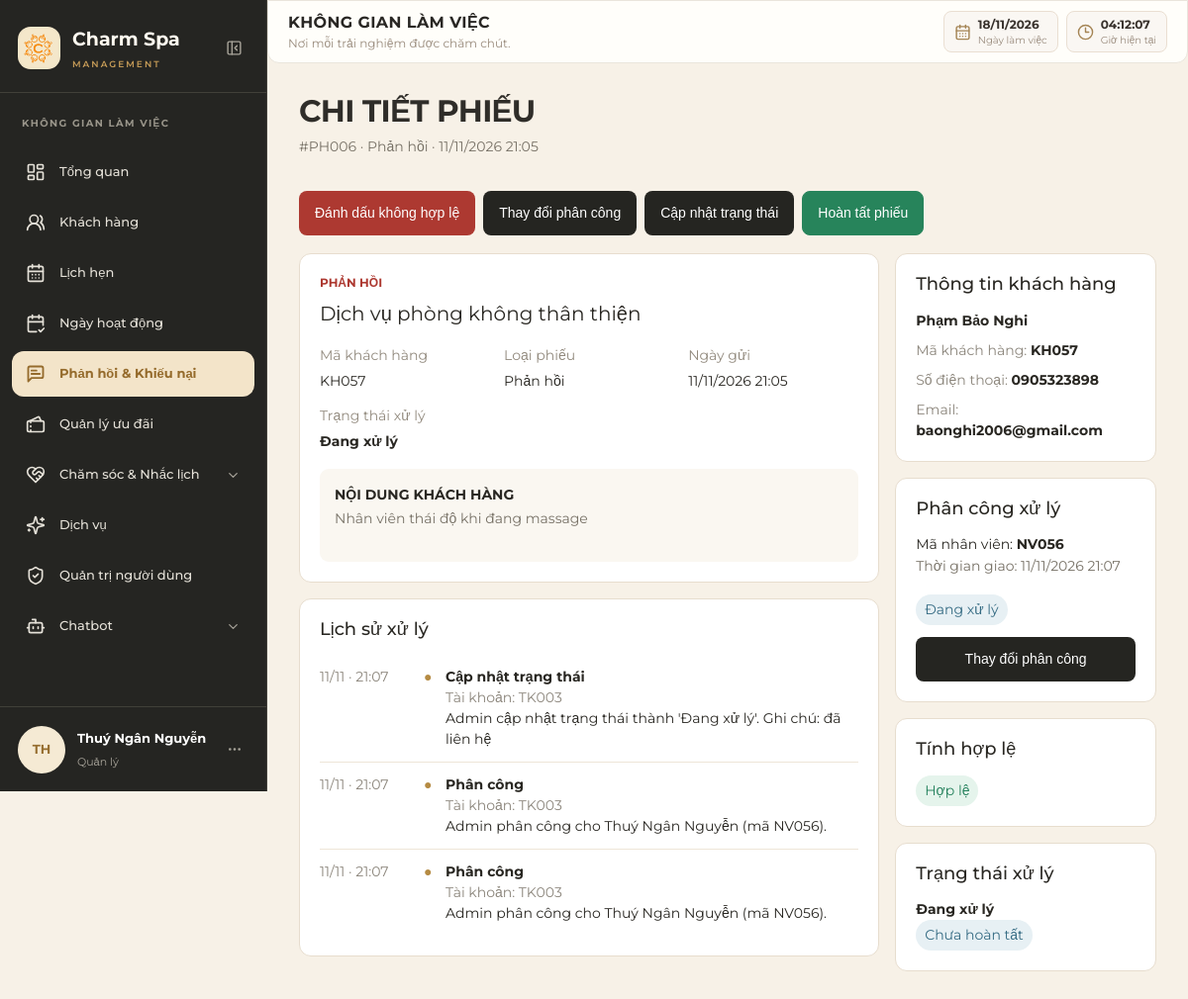
The page /feedback/admin-ui/PH006/ (signed in) on the database as committed earlier.
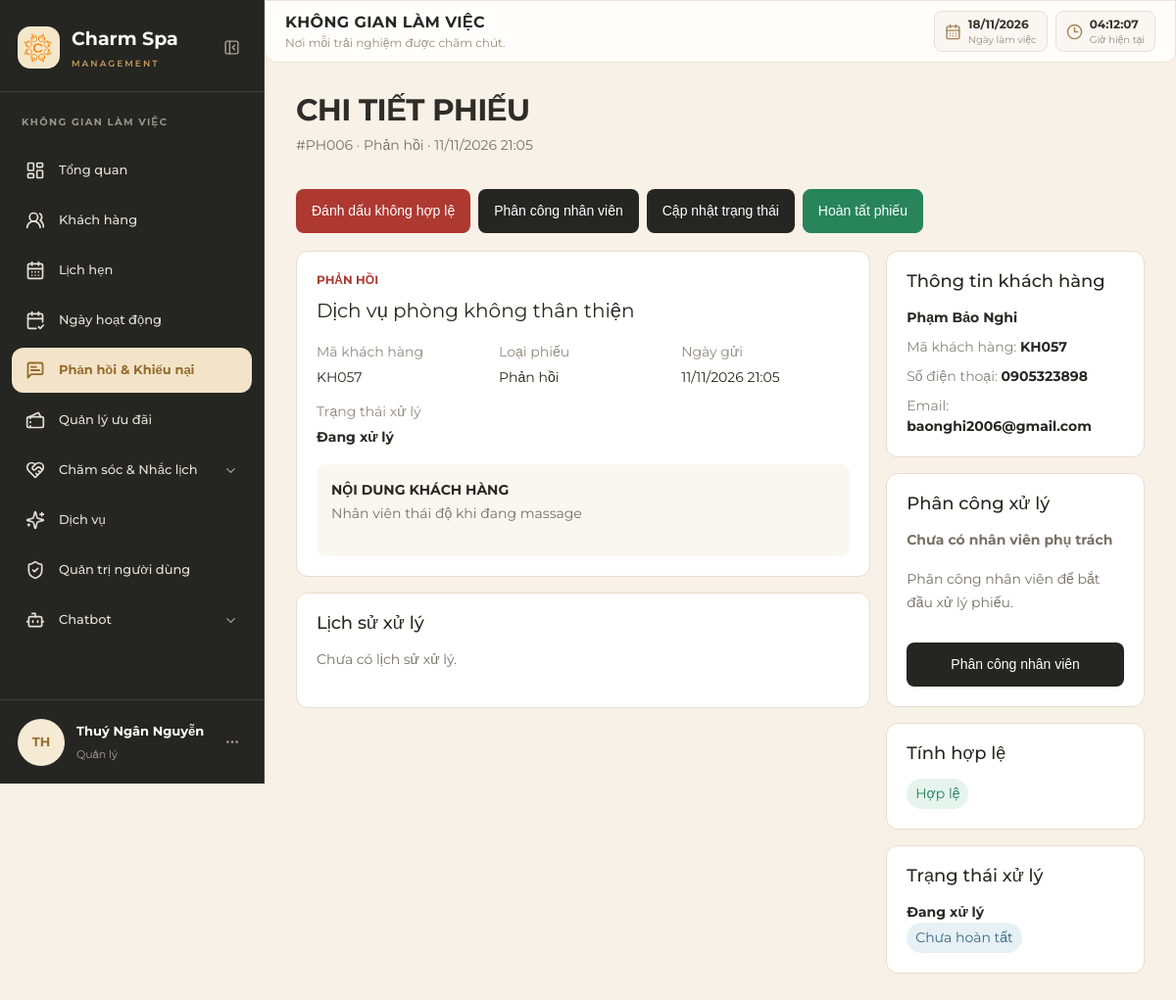
The same page on the database as committed later.
### feedback/models.py (models this page shows, shortened)
class LichSuXuLy(models.Model):
    LOAI_THAO_TAC_CHOICES = [('Phân công', 'Phân công'), ('Cập nhật trạng thái', 'Cập nhật trạng thái'), ('Cập nhật xử lý', 'Cập nhật xử lý'), ('Đánh dấu không hợp lệ', 'Đánh dấu không hợp lệ'), ('Hoàn tất xử lý', 'Hoàn tất xử lý')]
    ma_ls = models.CharField(max_length=20, primary_key=True, verbose_name="Mã lịch sử xử lý")
    ma_ph = models.ForeignKey(PhanHoiKhieuNai, on_delete=models.CASCADE, related_name='lich_su_xu_ly', verbose_name="Phiếu phản hồi")
    ma_nguoi_thuc_hien = models.ForeignKey(TaiKhoan, on_delete=models.PROTECT, related_name='lich_su_da_thuc_hien', verbose_name="Người thực hiện")
    loai_thao_tac = models.CharField(max_length=50, choices=LOAI_THAO_TAC_CHOICES, verbose_name="Loại thao tác")
    noi_dung = models.TextField(null=True, blank=True, verbose_name="Chi tiết thao tác")
    ngay_thuc_hien = models.DateTimeField(auto_now_add=True, verbose_name="Thời gian")
    noi_dung_khach_hang = models.TextField( null=True, blank=True, verbose_name="Nội dung hiển thị cho khách hàng" )
    class Meta:
        db_table = 'LICH_SU_XU_LY'
        ordering = ['ngay_thuc_hien']

class PhanCongXuLy(models.Model):
    ma_pc = models.CharField(max_length=20, primary_key=True, verbose_name="Mã phân công")
    ma_ph = models.ForeignKey(PhanHoiKhieuNai, on_delete=models.CASCADE, related_name='phan_cong', verbose_name="Phiếu phản hồi")
    ma_nv = models.ForeignKey(NhanVien, on_delete=models.PROTECT, related_name='phan_cong_xu_ly', verbose_name="Nhân viên xử lý")
    ma_nguoi_phan_cong = models.ForeignKey(TaiKhoan, on_delete=models.PROTECT, related_name='phan_cong_da_thuc_hien', verbose_name="Quản trị viên phân công")
    thoi_gian_pc = models.DateTimeField(auto_now_add=True, verbose_name="Thời gian phân công")
    thoi_gian_ket_thuc = models.DateTimeField(null=True, blank=True, verbose_name="Thời gian kết thúc phụ trách")
    class Meta:
        db_table = 'PHAN_CONG_XU_LY'

### feedback/ui_views.py (the view, shortened to what this page needs)
@user_passes_test(_quan_ly_dang_hoat_dong, login_url="dang_nhap")
def admin_feedback_detail(request, feedback_id):
    ph = get_object_or_404(
        PhanHoiKhieuNai.objects.select_related(
            "ma_kh__ma_tk__user"
        ),
        ma_ph=feedback_id
    )
    lich_su = LichSuXuLy.objects.filter(
        ma_ph=ph
    ).select_related(
        "ma_nguoi_thuc_hien"
    ).order_by("ngay_thuc_hien")
    lich_su_moi_nhat = LichSuXuLy.objects.filter(
        ma_ph=ph
    ).order_by("-ngay_thuc_hien").first()
    tep_dinh_kem = TepDinhKem.objects.filter(
        ma_ph=ph
    )
    phan_cong = PhanCongXuLy.objects.filter(
        ma_ph=ph
    ).select_related(
        "ma_nv"
    ).order_by(
        "-thoi_gian_pc"
    ).first()
    danh_sach_nhan_vien = NhanVien.objects.filter(
        ma_tk__vai_tro=ROLE_STAFF,
        ma_tk__user__is_active=True
    ).select_related(
        "ma_tk__user"
    ).order_by("ho_ten")
    context = _layout_context(request, True)
    context.update({
        "ph": ph,
        "feedback_id": ph.ma_ph,
        "customer": ph.ma_kh,
        "lich_su": lich_su,
        "tep_dinh_kem": tep_dinh_kem,
        "phan_cong": phan_cong,
        "danh_sach_nhan_vien": danh_sach_nhan_vien,
        "nhan_vien_list": danh_sach_nhan_vien,
        "ly_do_khong_hop_le_choices":
            PhanHoiKhieuNai.LY_DO_KHONG_HOP_LE_CHOICES,
    })
    return render(
        request,
        "feedback/feedback_admin_detail.html",
        context
    )

### accounts/models.py (called while the page is built)
def normalize_role(value):
    value = (value or "").strip()
    return value if value in dict(ROLE_CHOICES) else None

def get_user_role(user):
    if user is None or not getattr(user, "is_authenticated", False):
        return None
    if user.is_superuser:
        return None
    try:
        tai_khoan = user.thong_tin_tai_khoan
    except ObjectDoesNotExist:
        tai_khoan = None
    if tai_khoan is not None:
        return normalize_role(tai_khoan.vai_tro) or ROLE_CUSTOMER
    return ROLE_CUSTOMER

def is_manager_role(user):
    return get_user_role(user) == ROLE_MANAGER

### feedback/ui_views.py (called while the page is built)
def _quan_ly_dang_hoat_dong(user):
    return (
        user.is_authenticated
        and user.is_active
        and is_manager_role(user)
    )

### feedback/templates/feedback/feedback_admin_detail.html (shortened to what the changed rows need)
{% extends "layouts/staff_base.html" %}
{% load static %}
{% block extra_css %}
<link rel="stylesheet" href="{% static 'css/feedback.css' %}">
{% endblock %}
{% block content %}
<div class="feedback-page">
    <div class="feedback-detail-heading">
        <div>
            <h1>Chi tiết phiếu</h1>
        </div>
        <div style="display:flex;gap:8px;flex-wrap:wrap">
            {% if ph.tinh_hop_le == "Hợp lệ" and ph.trang_thai_xu_ly != "Đã giải quyết" %}
                <button type="button" class="feedback-btn red"
                        data-open-modal="invalidModal">
                    Đánh dấu không hợp lệ
                </button>
            {% endif %}
            {% if ph.tinh_hop_le == "Hợp lệ" and ph.trang_thai_xu_ly != "Đã giải quyết" %}
                <button type="button" class="feedback-btn"
                        data-open-modal="assignModal">
                    {% if phan_cong %}Thay đổi phân công{% else %}Phân công nhân viên{% endif %}
                </button>
            {% endif %}
            {% if ph.tinh_hop_le == "Hợp lệ" and ph.trang_thai_xu_ly != "Đã giải quyết" %}
                <button type="button" class="feedback-btn"
                        data-open-modal="updateModal">
                    Cập nhật trạng thái
                </button>
                <button type="button" class="feedback-btn"
                        style="background:#27845b;border-color:#27845b;color:white"
                        data-open-modal="completeModal">
                    Hoàn tất phiếu
                </button>
            {% endif %}
        </div>
    </div>
    <div class="feedback-detail-grid">
        <div class="feedback-detail-main">
            <section class="feedback-card">
                <h2>Lịch sử xử lý</h2>
                {% for ls in lich_su %}
                    <div class="feedback-history-item">
                        <div class="feedback-history-date">
                            {{ ls.ngay_thuc_hien|date:"d/m · H:i" }}
                        </div>
                        <div class="feedback-history-dot">●</div>
                        <div>
                            <strong>{{ ls.loai_thao_tac }}</strong>
                            <div class="feedback-muted">
                                Tài khoản: {{ ls.ma_nguoi_thuc_hien_id }}
                            </div>
                            <div>
                                {{ ls.noi_dung|default:"Không có ghi chú" }}
                            </div>
                        </div>
                    </div>
                {% empty %}
                    <p class="feedback-muted">Chưa có lịch sử xử lý.</p>
                {% endfor %}
            </section>
        </div>
        <aside class="feedback-detail-side">
            <section class="feedback-card">
                <h2>Thông tin khách hàng</h2>
            </section>
            <section class="feedback-card">
                <h2>Phân công xử lý</h2>
                {% if phan_cong %}
                    <div class="feedback-side-value">
                        Mã nhân viên:
                        <strong>{{ phan_cong.ma_nv_id }}</strong>
                    </div>
                    <p class="feedback-muted">
                        Thời gian giao:
                        {{ phan_cong.thoi_gian_pc|date:"d/m/Y H:i" }}
                    </p>
                    {% if phan_cong.thoi_gian_ket_thuc %}
                        <span class="feedback-badge resolved">
                            Đã kết thúc phân công
                        </span>
                    {% else %}
                        <span class="feedback-badge processing">
                            Đang xử lý
                        </span>
                    {% endif %}
                {% else %}
                    <p><strong>Chưa có nhân viên phụ trách</strong></p>
                    <p class="feedback-muted">
                        Phân công nhân viên để bắt đầu xử lý phiếu.
                    </p>
                {% endif %}
                {% if ph.tinh_hop_le == "Hợp lệ" and ph.trang_thai_xu_ly != "Đã giải quyết" %}
                    <button type="button" class="feedback-btn"
                            data-open-modal="assignModal"
                            style="width:100%;margin-top:12px">
                        {% if phan_cong %}Thay đổi phân công{% else %}Phân công nhân viên{% endif %}
                    </button>
                {% endif %}
            </section>
            <section class="feedback-card">
                <h2>Tính hợp lệ</h2>
            </section>
            <section class="feedback-card">
                <h2>Trạng thái xử lý</h2>
            </section>
        </aside>
    </div>
</div>
{% endblock %}

Rows that differ between the two databases and show on the page:
removed LichSuXuLy: ngay_thuc_hien "11/11 · 21:07", loai_thao_tac "Cập nhật trạng thái", ma_nguoi_thuc_hien_id "TK003", noi_dung "Admin cập nhật trạng thái thành 'Đang xử lý'. Ghi chú: đã liên hệ"
removed LichSuXuLy: ngay_thuc_hien "11/11 · 21:07", loai_thao_tac "Phân công", ma_nguoi_thuc_hien_id "TK003", noi_dung "Admin phân công cho Thuý Ngân Nguyễn (mã NV056)."
removed LichSuXuLy: ngay_thuc_hien "11/11 · 21:07", loai_thao_tac "Phân công", ma_nguoi_thuc_hien_id "TK003", noi_dung "Admin phân công cho Thuý Ngân Nguyễn (mã NV056)."
removed PhanCongXuLy: ma_nv_id "NV056", thoi_gian_pc "11/11/2026 21:07"
Other text that changed with them:
text no longer shown: "Thay đổi phân công Mã nhân viên: Thời gian giao: Đang xử lý Thay đổi phân công"
text now shown: "Phân công nhân viên Chưa có lịch sử xử lý. Chưa có nhân viên phụ trách Phân công nhân viên để bắt đầu xử lý phiếu. Phân công nhân viên"
